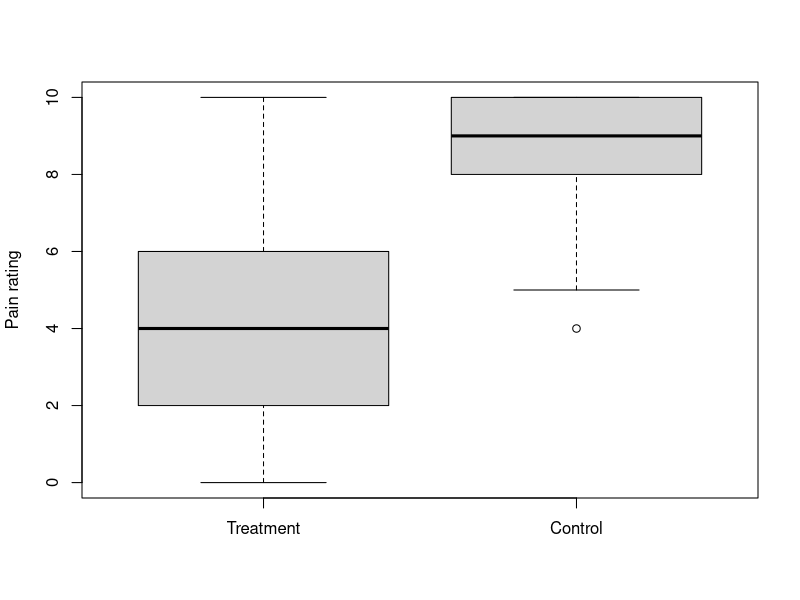

Generate this figure with R:
# sheet 9

# task 1: 2 sample Gauss Test
x <- c(5.46, 5.34, 4.34, 4.82, 4.4, 5.12, 5.69, 5.53, 4.77, 5.82)
y <- c(5.45, 5.31, 4.11, 4.69, 4.18, 5.05, 5.72, 5.54, 4.62, 5.89, 5.6, 5.19,
       3.31, 4.43, 5.3, 4.09)
mean.x <- mean(x)
mean.y <- mean(y)
n.x <- length(x)
n.y <- length(y)
sigma.x <- 0.5
sigma.y <- 0.6

test.statistic <- (mean.x - mean.y)/sqrt(sigma.x^2/n.x + sigma.y^2/n.y)
# decisoon rule: reject H0 if
test.statistic < qnorm(0.05)
p.value <- pnorm(test.statistic)
p.value

# task 2
sample.1 <- c(7.06, 11.84, 9.28, 7.92, 13.5, 3.98, 3.82, 7.34, 8.7, 9.24, 4.86, 3.32,
              12.78, 12, 5.24, 11.4, 6.56, 9.04, 7.72, 9.26, 7.88, 8.6, 9.3, 8.42, 8.54)
sample.2 <- c(8.68, 6, 6.3, 10.24, 10.88, 5.36, 7.82, 4.7, 9.02, 9.78, 6.9, 5.8, 13.56,
              10.32, 13.3, 11.38, 7.94, 10.74, 13.68, 14.92, 7.42, 10.36, 10.54,
              5.22, 13.74, 12.98, 10.34, 10.02, 17.8, 13.04, 5.2, 9.4, 11.18, 12.68,
              12.36)
# H0: mu1 >= mu2, H1: mu1 < mu2
alpha <- 0.05
# check whether the variances are equal or not
var.test(x=sample.1, y=sample.2, ratio = 1, alternative = "two.sided",
         conf.level = 0.9)
# F test to compare two variances
# 
# data:  sample.1 and sample.2
# F = 0.73589, num df = 24, denom df = 34, p-value = 0.4377
# alternative hypothesis: true ratio of variances is not equal to 1
# 90 percent confidence interval:
#   0.3993547 1.4108015
# sample estimates:
#   ratio of variances 
# 0.7358912 
# decision: The H0 that both variances are equal can not be rejected, since the 
# pvalue is bigger than 0.1!
# => Assumption both variances are equal, i.e conduct a t test

# H0: mu1 >= m2, H1: mu1 < mu2
t.test(x=sample.1, y=sample.2, mu=0, alternative = "less", var.equal = TRUE,
       paired = FALSE, conf.level = 1-alpha)
# Two Sample t-test
# 
# data:  sample.1 and sample.2
# t = -2.1444, df = 58, p-value = 0.0181
# alternative hypothesis: true difference in means is less than 0
# 95 percent confidence interval:
#   -Inf -0.3714405
# sample estimates:
#   mean of x mean of y 
# 8.304000  9.988571 
# Decision: reject H0

# task 3
# H0: mu1 = mu2, H1: mu1 <> mu2
# 2 sample paired test
sample.water <- c(16, 15, 11, 20, 19, 14, 13, 15, 14, 16)
sample.alc <- c(13, 13, 10, 18, 17, 11, 10, 15, 11, 16)
t.test(x=sample.water, y=sample.alc, alternative = "two.sided", paired = TRUE, 
       conf.level = 0.95)
# Paired t-test
# 
# data:  sample.water and sample.alc
# t = 5.0186, df = 9, p-value = 0.0007205
# alternative hypothesis: true difference in means is not equal to 0
# 95 percent confidence interval:
#   1.043561 2.756439
# sample estimates:
#   mean of the differences 
# 1.9 
# decision: reject H0, since the pvalue is lower than 0.05; i.e. alcohol seems
# to have an effect

# task 4
sample.a <- c(102.4, 101.3, 97.6, 98.2, 102.3, 99.1, 97.8, 103.9, 101.6, 100.1)
sample.b <- c(98.4, 101.7, 100.5, 99.3, 100.6, 99.6, 102.2, 101.1, 99.9, 101.0)
# H0: sigma.a <= sigma.b, H1: sigma.a > sigma.b
var.test(x=sample.a, y=sample.b, alternative = "greater", conf.level = 0.95, ratio = 1)
# F test to compare two variances
# 
# data:  sample.a and sample.b
# F = 3.634, num df = 9, denom df = 9, p-value = 0.03404
# alternative hypothesis: true ratio of variances is greater than 1
# 95 percent confidence interval:
#   1.143167      Inf
# sample estimates:
#   ratio of variances 
# 3.634007 
# decision: reject H0, since pvalue is < alpha=0.05, i.e. scale B seems to be better
# than scale A

# task 5
sample.a <- c(7.2, 4.1, 5.5, 4.5, 5.7, 3.8, 4.6, 6.0, 5.2, 5.4)
sample.b <- c(5.3, 4.4, 5.0, 3.5, 3.9, 4.9, 5.6, 2.5, 4.0, 3.6)

# a) H0: sigma.a = sigma.b, H1: sigma.a <> sigma.b
var.test(x=sample.a, y=sample.b, alternative = "two.sided", 
         conf.level = 0.9, ratio = 1)
# F test to compare two variances
# 
# data:  sample.a and sample.b
# F = 1.1077, num df = 9, denom df = 9, p-value = 0.8814
# alternative hypothesis: true ratio of variances is not equal to 1
# 90 percent confidence interval:
#   0.3484569 3.5212834
# sample estimates:
#   ratio of variances 
# 1.107707
# decision: H0 can not be rejected, since pvalue > .1; the carainces can
# be assumed to be equal

# b) H0: mua <= mub, H1: mua > mu.b
t.test(x=sample.a, y=sample.b, alternative = "less", var.equal = TRUE,
       mu=0, conf.level = 0.975)
# Two Sample t-test
# 
# data:  sample.a and sample.b
# t = 2.1273, df = 18, p-value = 0.02374
# alternative hypothesis: true difference in means is greater than 0
# 97.5 percent confidence interval:
#   0.01152883        Inf
# sample estimates:
#   mean of x mean of y 
# 5.20      4.27 
# decision: reject H0, since pvalue < 0.025, i.e. A seems to be better
# than B

# task 14
library(tidyverse)

# import the data
data <- read_csv2(file = "magnets_pain.csv")
data

# side by side boxplot
boxplot(data$Score_2~data$Active,
        names = c("Treatment", "Control"),
        xlab = "", ylab = "Pain rating")

# characteristic numbers
data %>%
  group_by(Active) %>%
  summarise(Mean = mean(Score_2), Min = min(Score_2), Max = max(Score_2),
            Q1 = quantile(Score_2, 0.25), Q2 = quantile(Score_2, 0.5),
            Q3 = quantile(Score_2, 0.75), IQR = Q3-Q1, SD = sd(Score_2))
# It seems to be that the treatment reduces pain

# compare the variances: H0: sigma.treatment <= sigma.control
treatment <-  data %>% filter(Active == 1) %>% 
  select(Score_2) %>% as_vector()
control <-  data %>% filter(Active == 2) %>% 
  select(Score_2) %>% as_vector()

var.test(x=treatment, y=control, alternative = "greater", conf.level = 0.95)
# F test to compare two variances
# 
# data:  treatment and control
# F = 2.8598, num df = 28, denom df = 20, p-value = 0.008893
# alternative hypothesis: true ratio of variances is greater than 1
# 95 percent confidence interval:
#   1.393891      Inf
# sample estimates:
#   ratio of variances 
# 2.859789 
# decision: reject H0, since pvalue < 0.05

# => The variances must be assumed to be unequal.

# H0: mu.treatment >= mu.control; H1: mu.treatment < mu.control
t.test(x=treatment, y=control, alternative = "less", mu=0, var.equal = FALSE,
       conf.level = 0.95)
# Welch Two Sample t-test
# 
# data:  treatment and control
# t = -5.695, df = 46.418, p-value = 4.029e-07
# alternative hypothesis: true difference in means is less than 0
# 95 percent confidence interval:
#   -Inf -2.855924
# sample estimates:
#   mean of x mean of y 
# 4.379310  8.428571 

# decision: since pvalue < alpha=0.5, H0 can be rejected